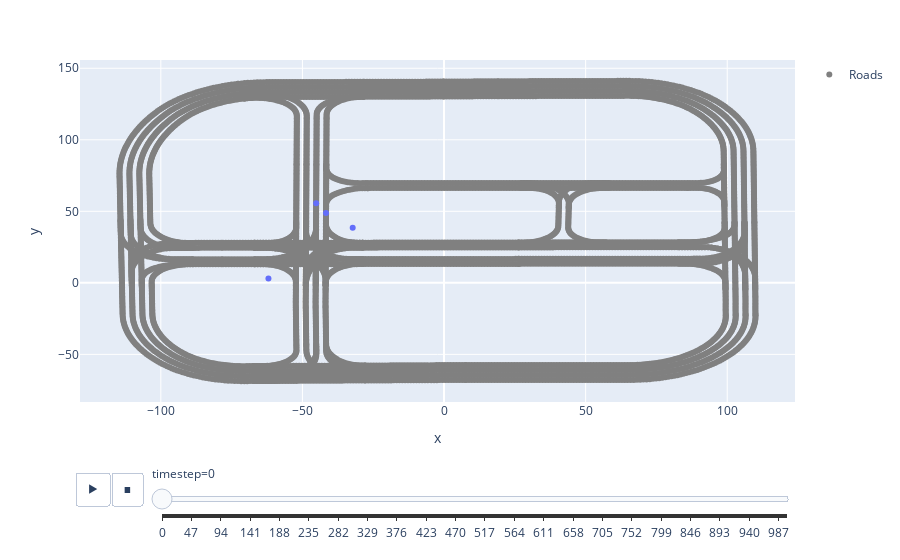

The cell this chart's notebook holds for it:
### Code cell
import plotly.graph_objects as go

fig1 = px.scatter(df_agents, x="x", y="y", animation_frame="timestep", 
                  animation_group="type"
           #size="pop", color="continent", hover_name="country",
           #log_x=True, size_max=55, range_x=[100,100000], range_y=[25,90]
)

fig1.add_traces(go.Scatter(
    x=list(x_waypoints),
    y=list(y_waypoints),
    line=dict(color='grey'),
    mode='markers',
    name="Roads"
))

# Re-order the data: Trick to change "zorder", or depth of markers.
fig1.data = (fig1.data[1], fig1.data[0])

fig1.show()
